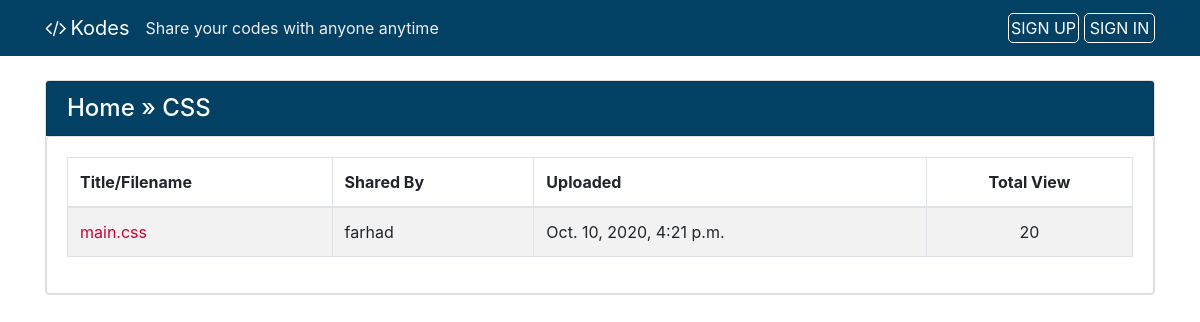
Page /lang/CSS/ on the committed database.
### codes/models.py (models this page shows, shortened)
class Code(models.Model):
    author = models.ForeignKey(User, on_delete=models.CASCADE, null=True, blank=True)
    created_utc = models.DateTimeField(auto_now_add=True, verbose_name="Created")
    total_views = models.IntegerField(default=0)
    snippet_title = models.CharField(max_length=1000, default="", verbose_name="Title/Filename")
    snippet_body = models.TextField(verbose_name="Code Snippet")
    language = models.ForeignKey(Language, on_delete=models.SET_NULL, null=True)
    is_private = models.BooleanField(default=False, verbose_name="Private")
    password = models.CharField(max_length=1000, default="", blank=True)

### codes/views.py (the view)
# urls.py: path('lang/<language_name>/', language_page, name="language_page"),
def language_page(request, language_name):
    try:
        language = Language.objects.get(name__iexact=language_name)
    except:
        response = render(request, '404.html')
        response.status_code = 404
        return response
    codes = Code.objects.order_by('-created_utc').filter(language__name__iexact=language_name).all()
    per_page = 10
    paginator = Paginator(codes, per_page).get_page(1)
    context = {
        "language": language_name,
        "paginator": paginator
    }
    return render(request, "codes/language_page.html", context)

### codes/context_processors.py (called while the page is built)
def sitename_tagline(request):
    context = {
        'SITENAME': settings.SITENAME,
        'TAGLINE': settings.TAGLINE
    }
    return context

### codes/templates/codes/language_page.html (shortened to what this page needs)
{% extends 'codes/base.html' %}
{% block content %}
<div class="card my-4">
    <div class="card card-header shared-snippet-title" style="padding-bottom: 0px !important">
        <h4 class="card-title card-link breadcumb"><a href="{% url 'home' %}">Home</a> &raquo; {{language}}</h4>
    </div>
    <div class="card card-body">
        <table class="table table-striped table-bordered">
            <thead>
                <tr>
                    <th>Title/Filename</th>
                    <th>Shared By</th>
                    <th>Uploaded</th>
                    <th class="text-center">Total View</th>
                </tr>
            </thead>
            <tbody>
                {% for code in paginator %}
                    <tr>
                        <td><a href="{% url 'code_view' code.id %}">{{ code.snippet_title }}</a></td>
                        <td>{{ code.author.username|default:"Guest User" }}</td>
                        <td>{{ code.created_utc }}</td>
                        <td class="text-center">{{ code.total_views }}</td>
                    </tr>
                {% endfor %}
            </tbody>
        </table>
    </div>
</div>
{% endblock content %}

### codes/static/main.css (style rules this page uses)
a { text-decoration: none; color: #c03; }
.card-link.breadcumb a { text-decoration: none; color: white; }
.card.card-header.shared-snippet-title { background-color: #024064; color: #fff; }

### rows in the picture
Code: snippet_title "main.css", author.username "farhad", created_utc "Oct. 10, 2020, 4:21 p.m.", total_views "20"

### other values in the picture
{{ SITENAME }} "Kodes"
{{ TAGLINE }} "Share your codes with anyone anytime"
{{ language }} "CSS"
